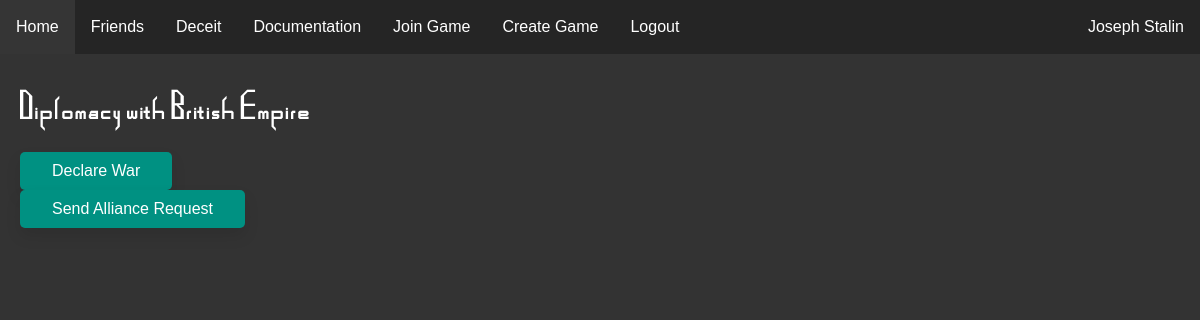
The page /rooms/1/diplomacy/3 (signed in) on the database as committed earlier.
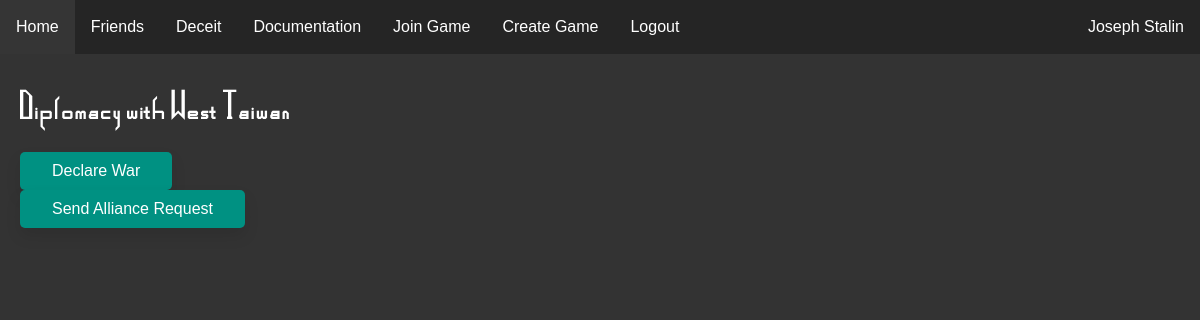
The same page on the database as committed later.
### website/models.py (models this page shows)
class Empires(db.Model):
    id = db.Column(db.Integer, primary_key=True)
    name = db.Column(db.String(200))
    color = db.Column(db.String(7))
    gov = db.Column(db.String(50))
    flag = db.Column(db.String(50))
    user = db.Column(db.Integer, db.ForeignKey('user.id'))
    game = db.Column(db.Integer, db.ForeignKey('game.id'))
    oil_stockpiles = db.Column(db.Integer)
    gold_stockpiles = db.Column(db.Integer)
    global_trade_power = db.Column(db.Integer)
    uranium = db.Column(db.Integer)
    enriched_uranium = db.Column(db.Integer)
    capital = db.Column(db.Integer, db.ForeignKey('territories.id'))
    cash = db.Column(db.Integer)
    total_inf = db.Column(db.Integer)
    total_tank = db.Column(db.Integer)
    total_transport = db.Column(db.Integer)
    total_sub = db.Column(db.Integer)
    total_bombers = db.Column(db.Integer)
    total_fighters = db.Column(db.Integer)

### website/rooms.py (the view, shortened to what this page needs)
@login_required
@rooms.route('<int:game_id>/diplomacy/<empire_id>', methods=['GET', 'POST'])
def diplomacyplayer(game_id, empire_id):
    target_empire = db.session.query(Empires).filter_by(id=empire_id).first()
    current_empire = db.session.query(Empires).filter_by(game=game_id, user=current_user.id).first()
    curr_stat = db.session.query(StatsAllTime).filter_by(user=current_empire.user).first()
    receiver_stat = db.session.query(StatsAllTime).filter_by(user=target_empire.user).first()
    at_war = False
    allied = False
    is_puppet = False
    is_controller = False
    at_war1 = db.session.query(Wars).filter_by(attacker=current_empire.id, defender=target_empire.id).first()
    at_war2 = db.session.query(Wars).filter_by(attacker=target_empire.id, defender=current_empire.id).first()
    if at_war1 != None or at_war2 != None:
        at_war = True
    allied1 = db.session.query(Alliances).filter_by(empire1=current_empire.id, empire2=target_empire.id).first()
    allied2 = db.session.query(Alliances).filter_by(empire1=target_empire.id, empire2=current_empire.id).first()
    if allied1 != None or allied2 != None:
        allied = True
    puppet1 = db.session.query(Puppets).filter_by(controller=current_empire.id, puppet=target_empire.id).first()
    puppet2 = db.session.query(Puppets).filter_by(controller=target_empire.id, puppet=current_empire.id).first()
    if puppet1 == "True":
        is_puppet = True
    if puppet2 == "True":
        is_controller = True
    return render_template("diplomacyplayer.html", user=current_user, target_empire=target_empire, current_empire=current_empire, at_war=at_war, allied=allied, is_puppet=is_puppet, is_controller=is_controller)

### website/templates/diplomacyplayer.html (shortened to what this page needs)
{% extends "base.html" %} {% block title %}Diplomacy with {{ target_empire.name }} {% endblock %}
{% block content %}
<br/>
<h1>Diplomacy with {{target_empire.name}}</h1>
{% if current_user.id != target_empire.user %}
    {% if at_war %}
        <h4>You are at war.</h4>
        <form method="POST">
            <input type="hidden" id="make_peace" name="make_peace" value="make_peace">
            <button class="button-main" type="submit">Make Peace</button>
        </form>
    {% elif allied %}
        <h4>You are allied.</h4>
        <form method="POST">
            <input type="hidden" id="betray" name="betray" value="betray">
            <button class="button-main" type="submit">Betray</button>
        </form>
    {% else %}
        <form method="POST">
            <button class="button-main" type="submit">Declare War</button>
        </form>
        <form method="POST">
            <button class="button-main" type="submit">Send Alliance Request</button>
        </form>
    {% endif %}
{% else %}
    <h3>This is yourself...</h3>
{% endif %}
{% endblock %}

Rows that differ between the two databases and show on the page:
changed Empires: name "British Empire" → "West Taiwan"
